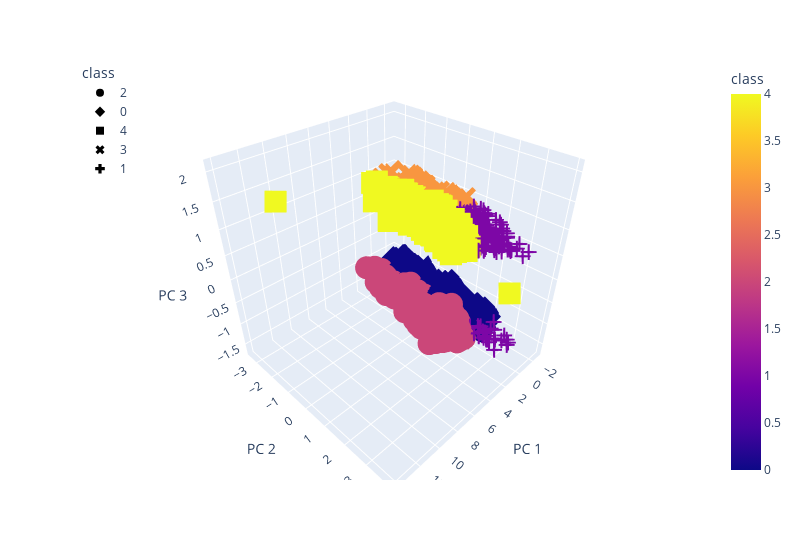

The cell this chart's notebook holds for it:
### Code cell
#Finally, we can plot the clusters. 



# Plot a 3D graph for K = 5
fig = px.scatter_3d(
    df_cust_pca,
    x="PC 1",
    y="PC 2",
    z="PC 3",
    color="class",
    symbol="class",
    hover_name="class",
    
    width=800,
)
fig.update_layout(legend=dict(x=0, y=1))
fig.show()

### Figure 1 — Plotly figure (JSON) as saved in the notebook; plotly's stock layout.template omitted (floating-point values rounded to 4 significant figures; data arrays with more than 128 entries replaced by an {"elided": "..."} marker saying what was removed)
{"data": [{"hovertemplate": "<b>%{hovertext}</b><br><br>class=%{marker.color}<br>PC 1=%{x}<br>PC 2=%{y}<br>PC 3=%{z}<extra></extra>", "hovertext": {"elided": "382 int values"}, "legendgroup": "2", "marker": {"color": {"elided": "382 int values"}, "coloraxis": "coloraxis", "symbol": "circle"}, "mode": "markers", "name": "2", "scene": "scene", "showlegend": true, "type": "scatter3d", "x": {"elided": "382 float values"}, "y": {"elided": "382 float values"}, "z": {"elided": "382 float values"}}, {"hovertemplate": "<b>%{hovertext}</b><br><br>class=%{marker.color}<br>PC 1=%{x}<br>PC 2=%{y}<br>PC 3=%{z}<extra></extra>", "hovertext": {"elided": "374 int values"}, "legendgroup": "0", "marker": {"color": {"elided": "374 int values"}, "coloraxis": "coloraxis", "symbol": "diamond"}, "mode": "markers", "name": "0", "scene": "scene", "showlegend": true, "type": "scatter3d", "x": {"elided": "374 float values"}, "y": {"elided": "374 float values"}, "z": {"elided": "374 float values"}}, {"hovertemplate": "<b>%{hovertext}</b><br><br>class=%{marker.color}<br>PC 1=%{x}<br>PC 2=%{y}<br>PC 3=%{z}<extra></extra>", "hovertext": {"elided": "610 int values"}, "legendgroup": "4", "marker": {"color": {"elided": "610 int values"}, "coloraxis": "coloraxis", "symbol": "square"}, "mode": "markers", "name": "4", "scene": "scene", "showlegend": true, "type": "scatter3d", "x": {"elided": "610 float values"}, "y": {"elided": "610 float values"}, "z": {"elided": "610 float values"}}, {"hovertemplate": "<b>%{hovertext}</b><br><br>class=%{marker.color}<br>PC 1=%{x}<br>PC 2=%{y}<br>PC 3=%{z}<extra></extra>", "hovertext": {"elided": "455 int values"}, "legendgroup": "3", "marker": {"color": {"elided": "455 int values"}, "coloraxis": "coloraxis", "symbol": "x"}, "mode": "markers", "name": "3", "scene": "scene", "showlegend": true, "type": "scatter3d", "x": {"elided": "455 float values"}, "y": {"elided": "455 float values"}, "z": {"elided": "455 float values"}}, {"hovertemplate": "<b>%{hovertext}</b><br><br>class=%{marker.color}<br>PC 1=%{x}<br>PC 2=%{y}<br>PC 3=%{z}<extra></extra>", "hovertext": {"elided": "395 int values"}, "legendgroup": "1", "marker": {"color": {"elided": "395 int values"}, "coloraxis": "coloraxis", "symbol": "cross"}, "mode": "markers", "name": "1", "scene": "scene", "showlegend": true, "type": "scatter3d", "x": {"elided": "395 float values"}, "y": {"elided": "395 float values"}, "z": {"elided": "395 float values"}}], "layout": {"coloraxis": {"colorbar": {"title": {"text": "class"}}, "colorscale": [[0, "#0d0887"], [0.1111, "#46039f"], [0.2222, "#7201a8"], [0.3333, "#9c179e"], [0.4444, "#bd3786"], [0.5556, "#d8576b"], [0.6667, "#ed7953"], [0.7778, "#fb9f3a"], [0.8889, "#fdca26"], [1, "#f0f921"]]}, "legend": {"title": {"text": "class"}, "tracegroupgap": 0, "x": 0, "y": 1}, "margin": {"t": 60}, "scene": {"domain": {"x": [0, 1], "y": [0, 1]}, "xaxis": {"title": {"text": "PC 1"}}, "yaxis": {"title": {"text": "PC 2"}}, "zaxis": {"title": {"text": "PC 3"}}}, "width": 800}}
